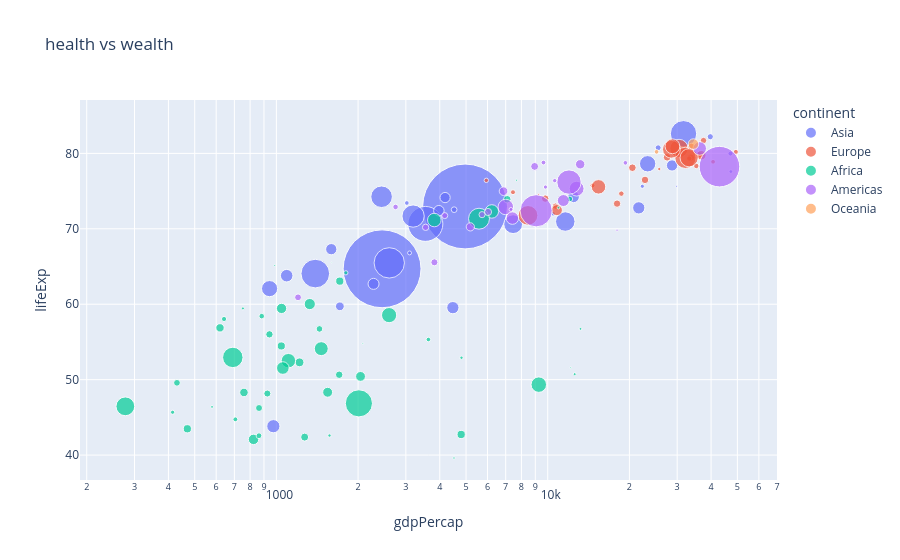

The notebook cell saved with this chart:
### Code cell
px.scatter(df.query("year==2007"), x='gdpPercap', y='lifeExp', size='pop', color='continent', log_x=True, size_max=60, title='health vs wealth').show()
